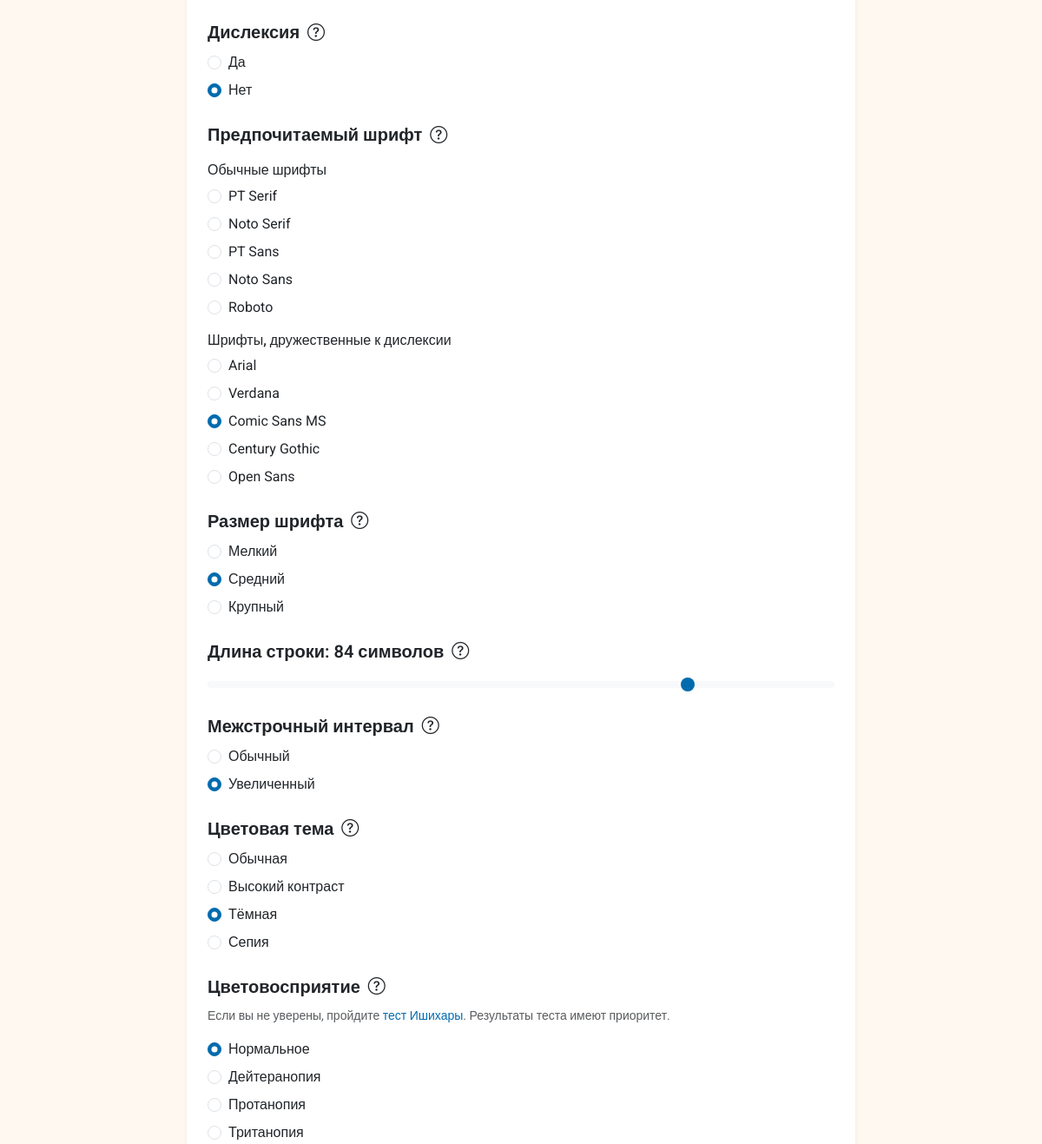
Page /profile/edit (signed in, middle part) on the earlier database version.
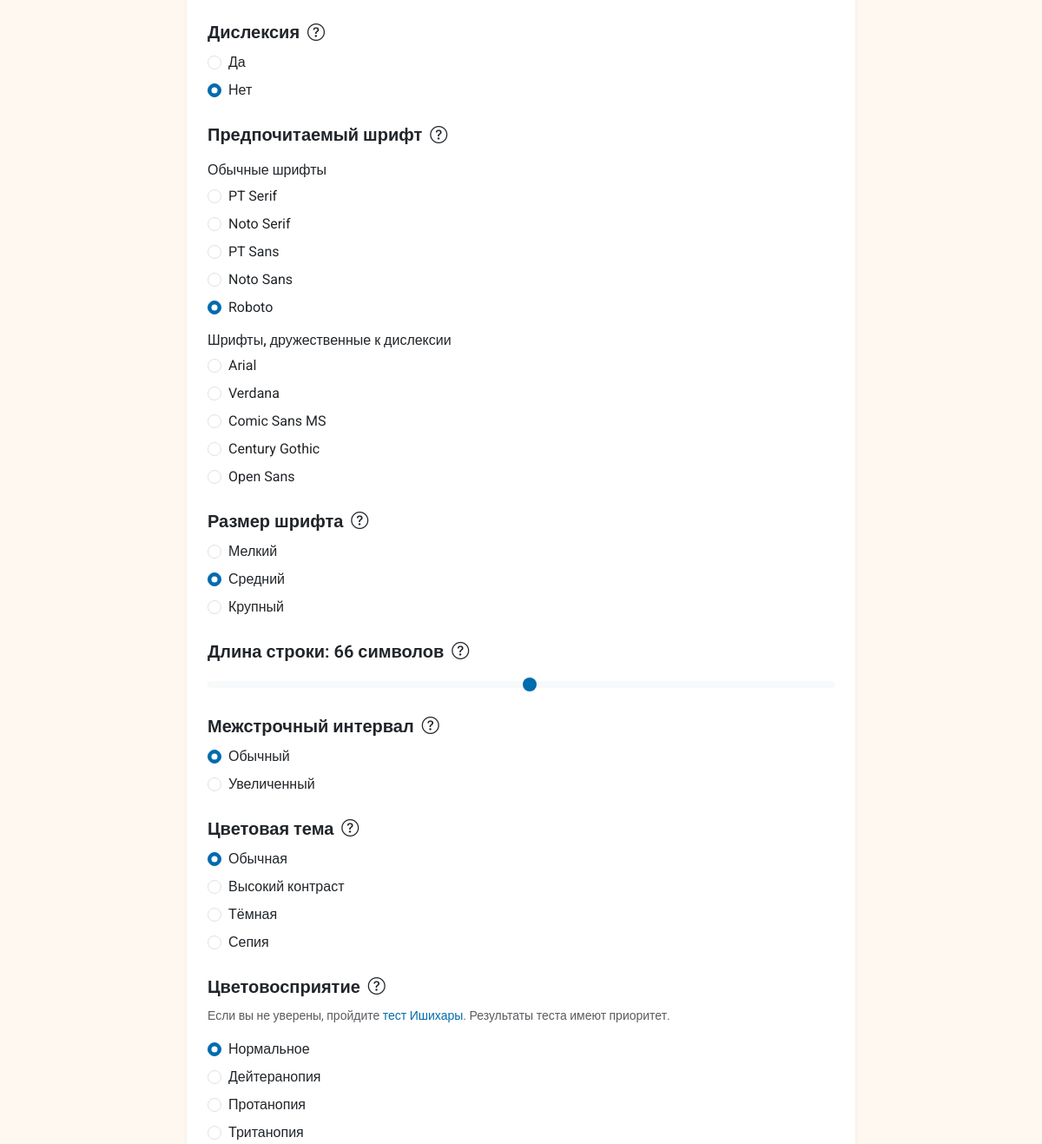
Same page on the later database version.
### app.py (models this page shows, shortened)
class User(db.Model):
    id = db.Column(db.Integer, primary_key=True)
    username = db.Column(db.String(80), unique=True, nullable=False, default='user1')
    password_hash = db.Column(db.String(200))
    contrast = db.Column(db.String(20))       # 'high', 'medium', 'low'
    color_vision = db.Column(db.String(20))   # 'normal', 'deutan', 'protan', 'tritan'
    font_pref = db.Column(db.String(20))      # 'small', 'medium', 'large'
    theme_pref = db.Column(db.String(20))     # 'light', 'dark', 'sepia', 'high_contrast'
    line_height = db.Column(db.String(20), default='normal')      # 'normal' или 'large'
    color_blindness_type = db.Column(db.String(20), default='none')   # 'none', 'protanopia', 'deuteranopia', 'tritanopia'
    has_dyslexia = db.Column(db.Boolean, default=False)
    light_sensitivity_level = db.Column(db.String(20), default='low')   # 'low', 'medium', 'high'
    preferred_font = db.Column(db.String(50), default='Roboto')
    contrast_sensitivity = db.Column(db.Integer, default=50)
    brightness_preference = db.Column(db.Integer, default=50)
    preferred_line_width_ch = db.Column(db.Integer, default=66)
    created_at = db.Column(db.DateTime, default=datetime.utcnow)

### app.py (the view, shortened to what this page needs)
@app.route('/profile/edit', methods=['GET', 'POST'])
def edit_profile():
    if 'user_id' not in session:
        return redirect(url_for('login'))
    user = User.query.get(session['user_id'])
    if not user:
        return redirect(url_for('login'))
    return render_template('profile_edit.html', user=user)

### app.py (called while the page is built)
@app.context_processor
def inject_user():
    return dict(session=session)

### templates/profile_edit.html (shortened to what the changed rows need)
{% extends "base.html" %}
{% block content %}
<div class="row justify-content-center">
    <div class="col-lg-10">
        <form method="POST" action="{{ url_for('edit_profile') }}">
            <div class="edit-content-wrapper">
                <div class="card border-0 shadow-sm rounded-4 mb-4">
                    <div class="card-body p-4">
                    <div class="mb-4">
                        <div>
                            <div class="form-check mb-2">
                                <input class="form-check-input" type="radio" name="dyslexia" id="dyslexia_yes" value="yes" {% if user.has_dyslexia %}checked{% endif %}>
                                <label class="form-check-label" for="dyslexia_yes">Да</label>
                            </div>
                            <div class="form-check">
                                <input class="form-check-input" type="radio" name="dyslexia" id="dyslexia_no" value="no" {% if not user.has_dyslexia %}checked{% endif %}>
                                <label class="form-check-label" for="dyslexia_no">Нет</label>
                            </div>
                        </div>
                    </div>
                    <div class="mb-4">
                        <div class="mb-3">
                            <div class="form-check mb-2"><input class="form-check-input" type="radio" name="preferred_font" id="font_pt_serif" value="PT Serif" {% if user.preferred_font == 'PT Serif' %}checked{% endif %}><label class="form-check-label" for="font_pt_serif">PT Serif</label></div>
                            <div class="form-check mb-2"><input class="form-check-input" type="radio" name="preferred_font" id="font_noto_serif" value="Noto Serif" {% if user.preferred_font == 'Noto Serif' %}checked{% endif %}><label class="form-check-label" for="font_noto_serif">Noto Serif</label></div>
                            <div class="form-check mb-2"><input class="form-check-input" type="radio" name="preferred_font" id="font_pt_sans" value="PT Sans" {% if user.preferred_font == 'PT Sans' %}checked{% endif %}><label class="form-check-label" for="font_pt_sans">PT Sans</label></div>
                            <div class="form-check mb-2"><input class="form-check-input" type="radio" name="preferred_font" id="font_noto_sans" value="Noto Sans" {% if user.preferred_font == 'Noto Sans' %}checked{% endif %}><label class="form-check-label" for="font_noto_sans">Noto Sans</label></div>
                            <div class="form-check"><input class="form-check-input" type="radio" name="preferred_font" id="font_roboto" value="Roboto" {% if user.preferred_font == 'Roboto' %}checked{% endif %}><label class="form-check-label" for="font_roboto">Roboto</label></div>
                        </div>
                        <div>
                            <div class="form-check mb-2"><input class="form-check-input" type="radio" name="preferred_font" id="font_arial" value="Arial" {% if user.preferred_font == 'Arial' %}checked{% endif %}><label class="form-check-label" for="font_arial">Arial</label></div>
                            <div class="form-check mb-2"><input class="form-check-input" type="radio" name="preferred_font" id="font_verdana" value="Verdana" {% if user.preferred_font == 'Verdana' %}checked{% endif %}><label class="form-check-label" for="font_verdana">Verdana</label></div>
                            <div class="form-check mb-2"><input class="form-check-input" type="radio" name="preferred_font" id="font_comic" value="Comic Sans MS" {% if user.preferred_font == 'Comic Sans MS' %}checked{% endif %}><label class="form-check-label" for="font_comic">Comic Sans MS</label></div>
                            <div class="form-check mb-2"><input class="form-check-input" type="radio" name="preferred_font" id="font_century" value="Century Gothic" {% if user.preferred_font == 'Century Gothic' %}checked{% endif %}><label class="form-check-label" for="font_century">Century Gothic</label></div>
                            <div class="form-check"><input class="form-check-input" type="radio" name="preferred_font" id="font_open_sans" value="Open Sans" {% if user.preferred_font == 'Open Sans' %}checked{% endif %}><label class="form-check-label" for="font_open_sans">Open Sans</label></div>
                        </div>
                    </div>
                    <div class="mb-4">
                        <div>
                            <div class="form-check mb-2">
                                <input class="form-check-input" type="radio" name="vision" id="vision_small" value="small" {% if user.font_pref == 'small' %}checked{% endif %}>
                                <label class="form-check-label" for="vision_small">Мелкий</label>
                            </div>
                            <div class="form-check mb-2">
                                <input class="form-check-input" type="radio" name="vision" id="vision_medium" value="medium" {% if user.font_pref == 'medium' or not user.font_pref %}checked{% endif %}>
                                <label class="form-check-label" for="vision_medium">Средний</label>
                            </div>
                            <div class="form-check">
                                <input class="form-check-input" type="radio" name="vision" id="vision_large" value="large" {% if user.font_pref == 'large' %}checked{% endif %}>
                                <label class="form-check-label" for="vision_large">Крупный</label>
                            </div>
                        </div>
                    </div>
                    <div class="mb-4">
                        <label class="form-label fw-semibold fs-5">
                            Длина строки: <span id="lineWidthValue">{{ user.preferred_line_width_ch or 66 }}</span> символов
                            <i class="bi bi-question-circle ms-1" data-bs-toggle="tooltip" title="Оптимальная длина строки для комфортного чтения — 50–75 символов. При дислексии лучше 40–60, при высокой скорости чтения — до 100."></i>
                        </label>
                        <input type="range" class="form-range" id="lineWidthSlider" min="30" max="100" value="{{ user.preferred_line_width_ch or 66 }}" step="1">
                    </div>
                    <div class="mb-4">
                        <div>
                            <div class="form-check mb-2">
                                <input class="form-check-input" type="radio" name="line_height" id="line_normal" value="normal" {% if user.line_height == 'normal' or not user.line_height %}checked{% endif %}>
                                <label class="form-check-label" for="line_normal">Обычный</label>
                            </div>
                            <div class="form-check">
                                <input class="form-check-input" type="radio" name="line_height" id="line_large" value="large" {% if user.line_height == 'large' %}checked{% endif %}>
                                <label class="form-check-label" for="line_large">Увеличенный</label>
                            </div>
                        </div>
                    </div>
                    <div class="mb-4">
                        <div>
                            <div class="form-check mb-2">
                                <input class="form-check-input" type="radio" name="theme" id="theme_normal" value="normal" {% if user.theme_pref == 'normal' %}checked{% endif %}>
                                <label class="form-check-label" for="theme_normal">Обычная</label>
                            </div>
                            <div class="form-check mb-2">
                                <input class="form-check-input" type="radio" name="theme" id="theme_high" value="high" {% if user.theme_pref == 'high' %}checked{% endif %}>
                                <label class="form-check-label" for="theme_high">Высокий контраст</label>
                            </div>
                            <div class="form-check mb-2">
                                <input class="form-check-input" type="radio" name="theme" id="theme_dark" value="dark" {% if user.theme_pref == 'dark' %}checked{% endif %}>
                                <label class="form-check-label" for="theme_dark">Тёмная</label>
                            </div>
                            <div class="form-check">
                                <input class="form-check-input" type="radio" name="theme" id="theme_sepia" value="sepia" {% if user.theme_pref == 'sepia' %}checked{% endif %}>
                                <label class="form-check-label" for="theme_sepia">Сепия</label>
                            </div>
                        </div>
                    </div>
                    <div class="mb-4">
                        <div>
                            <div class="form-check mb-2">
                                <input class="form-check-input" type="radio" name="color_vision" id="color_normal" value="normal" {% if user.color_vision == 'normal' %}checked{% endif %}>
                                <label class="form-check-label" for="color_normal">Нормальное</label>
                            </div>
                            <div class="form-check mb-2">
                                <input class="form-check-input" type="radio" name="color_vision" id="color_deutan" value="deutan" {% if user.color_vision == 'deutan' %}checked{% endif %}>
                                <label class="form-check-label" for="color_deutan">Дейтеранопия</label>
                            </div>
                            <div class="form-check mb-2">
                                <input class="form-check-input" type="radio" name="color_vision" id="color_protan" value="protan" {% if user.color_vision == 'protan' %}checked{% endif %}>
                                <label class="form-check-label" for="color_protan">Протанопия</label>
                            </div>
                            <div class="form-check">
                                <input class="form-check-input" type="radio" name="color_vision" id="color_tritan" value="tritan" {% if user.color_vision == 'tritan' %}checked{% endif %}>
                                <label class="form-check-label" for="color_tritan">Тританопия</label>
                            </div>
                        </div>
                    </div>
            </div>
        </form>
    </div>
</div>
{% endblock %}

Differences in the rows shown:
changed User "☐ Да": preferred_font "☐ Roboto" → "☑ Roboto"; preferred_font "☑ Comic Sans MS" → "☐ Comic Sans MS"; preferred_line_width_ch "84" → "66"; line_height "☐ Обычный" → "☑ Обычный"; line_height "☑ Увеличенный" → "☐ Увеличенный"; theme_pref "☐ Обычная" → "☑ Обычная"; theme_pref "☑ Тёмная" → "☐ Тёмная"
